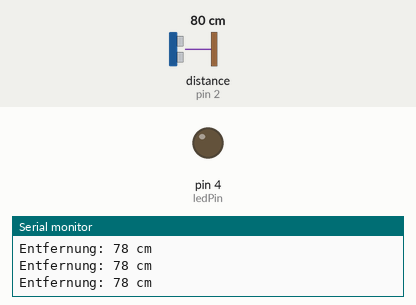
Recording of a sketch running on a simulated Arduino Uno, built with avr-gcc and run on an emulated ATmega328P. On the bench: output pins drawn as LEDs (lit = HIGH), the last lines printed to the serial monitor. Wiring (inferred from the names in the program): ultrasonic range finder: trigger pin 3; echo pin 2. Inputs (shaded band) come from the test bench; at power-on: distance to the obstacle (sensor on pin 2) 80 cm. The echo pulse lasts 58.3 µs per cm; pins used as bus, display or sensor lines are not drawn.

Above: at 1.3 s.
1.4 s: distance to the obstacle (sensor on pin 2) set to 12 cm
2.9 s: distance to the obstacle (sensor on pin 2) set to 9 cm
At 4.0 s:
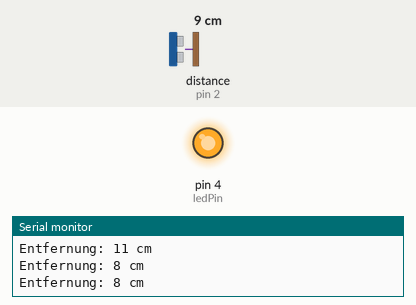
4.5 s: distance to the obstacle (sensor on pin 2) set to 18 cm
At 5.3 s:
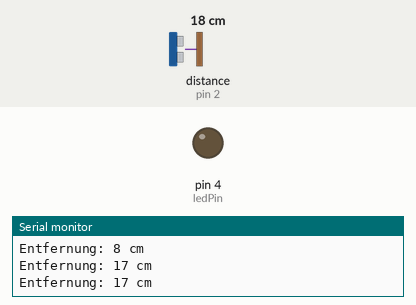
6.0 s: distance to the obstacle (sensor on pin 2) set to 2 cm
At 6.6 s:
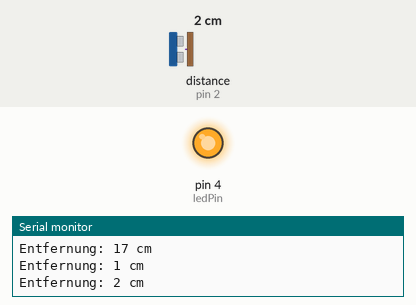
Timing chart, 0 to 8.5 s (numbered marks = the images above; inputs shaded):
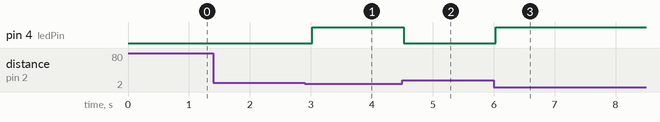

The sketch:

distance_lcd.ino
```cpp
// Definiere die Pins für Trigger und Echo
#define trigPin 3
#define echoPin 2
#define ledPin 4

void setup() {
  // Initialisiere die serielle Kommunikation
  Serial.begin(9600);

  // Setze den Trigger-Pin als Ausgang und den Echo-Pin als Eingang
  pinMode(trigPin, OUTPUT);
  pinMode(echoPin, INPUT);
  pinMode(ledPin, OUTPUT);
}

void loop() {
  long duration;
  int distance;

  // Stelle sicher, dass der Trigger-Pin LOW ist
  digitalWrite(trigPin, LOW);
  delayMicroseconds(2);

  // Sende einen 10 Mikrosekunden langen HIGH-Puls aus
  digitalWrite(trigPin, HIGH);
  delayMicroseconds(10);
  digitalWrite(trigPin, LOW);

  // Messe die Zeit, bis der Echo-Pin wieder LOW wird
  duration = pulseIn(echoPin, HIGH);

  // Berechne die Entfernung in Zentimetern
  // Schallgeschwindigkeit ca. 0,034 cm/µs; geteilt durch 2 (Hin- und Rückweg)
  distance = duration * 0.034 / 2;

  if (distance < 10) {
    digitalWrite(ledPin, HIGH);
  } else {
    digitalWrite(ledPin, LOW);
  }

  // Ausgabe der gemessenen Entfernung
  Serial.print("Entfernung: ");
  Serial.print(distance);
  Serial.println(" cm");

  delay(500); // Warte 500 ms bis zur nächsten Messung
}
```

Measured:
- the behaviour switches between 11 and 10 cm on distance to the obstacle (sensor on pin 2) (found by bisection; images 0 and 1)
- after the input at 2.9 s, pin 4 (ledPin): LOW → HIGH after 0.12 s
- after the input at 4.5 s, pin 4 (ledPin): HIGH → LOW at once
- after the input at 6.0 s, pin 4 (ledPin): LOW → HIGH at once
